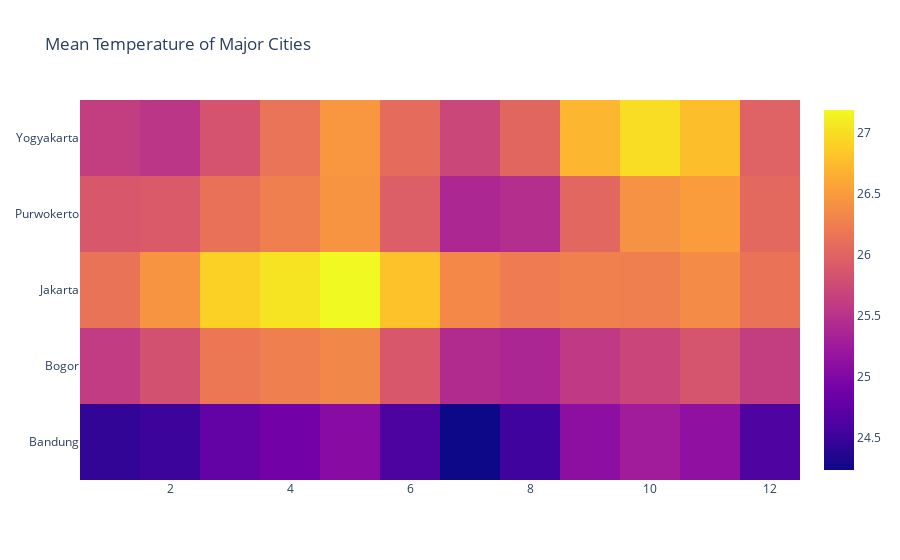

The cell this chart's notebook holds for it:
### Code cell
go.Figure(data=data, layout=layout)

### Figure 1 — Plotly figure (JSON) as saved in the notebook; plotly's stock layout.template omitted (floating-point values rounded to 4 significant figures)
{"data": [{"type": "heatmap", "x": [1, 2, 3, 4, 5, 6, 7, 8, 9, 10, 11, 12, 1, 2, 3, 4, 5, 6, 7, 8, 9, 10, 11, 12, 1, 2, 3, 4, 5, 6, 7, 8, 9, 10, 11, 12, 1, 2, 3, 4, 5, 6, 7, 8, 9, 10, 11, 12, 1, 2, 3, 4, 5, 6, 7, 8, 9, 10, 11, 12], "y": ["Bandung", "Bandung", "Bandung", "Bandung", "Bandung", "Bandung", "Bandung", "Bandung", "Bandung", "Bandung", "Bandung", "Bandung", "Bogor", "Bogor", "Bogor", "Bogor", "Bogor", "Bogor", "Bogor", "Bogor", "Bogor", "Bogor", "Bogor", "Bogor", "Jakarta", "Jakarta", "Jakarta", "Jakarta", "Jakarta", "Jakarta", "Jakarta", "Jakarta", "Jakarta", "Jakarta", "Jakarta", "Jakarta", "Purwokerto", "Purwokerto", "Purwokerto", "Purwokerto", "Purwokerto", "Purwokerto", "Purwokerto", "Purwokerto", "Purwokerto", "Purwokerto", "Purwokerto", "Purwokerto", "Yogyakarta", "Yogyakarta", "Yogyakarta", "Yogyakarta", "Yogyakarta", "Yogyakarta", "Yogyakarta", "Yogyakarta", "Yogyakarta", "Yogyakarta", "Yogyakarta", "Yogyakarta"], "z": [24.46, 24.51, 24.78, 24.9, 25.06, 24.62, 24.24, 24.53, 25.1, 25.27, 25.13, 24.63, 25.6, 25.82, 26.18, 26.26, 26.32, 25.87, 25.43, 25.37, 25.57, 25.69, 25.85, 25.62, 26.14, 26.44, 26.9, 27.04, 27.19, 26.79, 26.34, 26.22, 26.27, 26.26, 26.36, 26.15, 25.87, 25.9, 26.13, 26.26, 26.43, 25.95, 25.38, 25.45, 26.03, 26.42, 26.5, 26.05, 25.62, 25.54, 25.84, 26.15, 26.46, 26.08, 25.71, 26.02, 26.71, 26.99, 26.77, 25.98]}], "layout": {"title": {"text": "Mean Temperature of Major Cities"}}}
